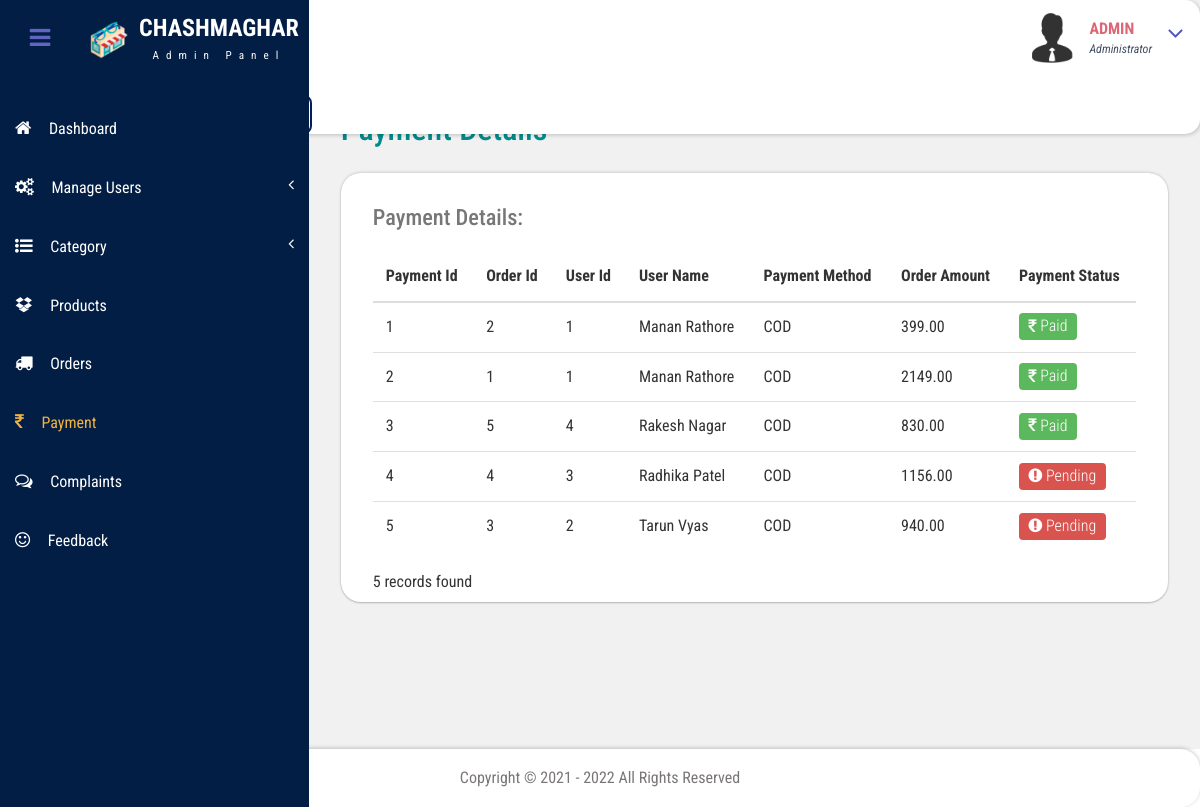
Screenshot of /Admin-Panel/payment.php with the database file from the repository.
### tables this page shows
CREATE TABLE `payment_tbl` (
  `payment_id` int(11) NOT NULL,
  `order_id` int(11) NOT NULL,
  `user_id` int(11) NOT NULL,
  `payment_method` varchar(20) NOT NULL DEFAULT 'COD',
  `payment_status` tinyint(1) NOT NULL
);

CREATE TABLE `user_tbl` (
  `user_id` int(5) NOT NULL,
  `user_email` varchar(30) NOT NULL,
  `user_name` varchar(30) NOT NULL,
  `user_dob` date NOT NULL,
  `user_gender` varchar(6) NOT NULL,
  `user_phone` bigint(10) NOT NULL,
  `user_address1` varchar(150) NOT NULL,
  `user_address2` varchar(150) NOT NULL,
  `user_pincode` int(6) NOT NULL,
  `user_status` tinyint(1) NOT NULL
);

CREATE TABLE `order_mst` (
  `order_id` int(5) NOT NULL,
  `user_id` int(5) NOT NULL,
  `order_datetime` datetime NOT NULL,
  `order_status` varchar(20) NOT NULL,
  `order_total` decimal(8,2) NOT NULL
);

### Admin-Panel/payment.php (the view, shortened to what this page needs)
<!DOCTYPE HTML>
<html>
    <head>
        <link href="css/bootstrap.css" rel='stylesheet' type='text/css' />
        <link href="css/style.css" rel='stylesheet' type='text/css' />
        <link href="css/font-awesome.css" rel="stylesheet">
        <link href="css/animate.css" rel="stylesheet" type="text/css" media="all">
        <link href="css/custom.css" rel="stylesheet">
    </head>
    <body class="cbp-spmenu-push">
        <div class="main-content">
            <?php
            include './themepart/sidebar.php';
            ?>
            <?php
            include './themepart/header.php';
            ?>
            <div id="page-wrapper">
                <div class="main-page">
                    <div class="tables">
                        <h3 class="title1">Payment Details</h3>
                        <div class="panel-body widget-shadow">
                            <h4>Payment Details:</h4>
                            <table class="table table-hover">
                                <thead>
                                    <tr>
                                        <th>Payment Id</th>
                                        <th>Order Id</th>
                                        <th>User Id</th>
                                        <th>User Name</th>
                                        <th>Payment Method</th>
                                        <th>Order Amount</th>
                                        <th>Payment Status </th>
                                    </tr>
                                </thead>
                                <tbody>
                                    <?php
                                    $que1 = ("SELECT * FROM `payment_tbl` WHERE 1");
                                    $select = mysqli_query($conn, $que1) or die(mysqli_error($conn));
                                    while ($payrow = mysqli_fetch_array($select)) {
                                        echo "<tr>";
                                        echo "<td>{$payrow['payment_id']}</td>";
                                        echo "<td>{$payrow['order_id']}</td>";
                                        echo "<td>{$payrow['user_id']}</td>";
                                        $user_id = $payrow['user_id'];
                                        $select1 = mysqli_query($conn, "select * from user_tbl where user_id = $user_id") or die(mysqli_error($conn));
                                        $userrow = mysqli_fetch_array($select1);
                                        echo "<td>{$userrow['user_name']}</td>";
                                        echo "<td>{$payrow['payment_method']}</td>";
                                        $order_id = $payrow['order_id'];
                                        $select1 = mysqli_query($conn, "select * from order_mst where order_id = $order_id") or die(mysqli_error($conn));
                                        $orderrow = mysqli_fetch_array($select1);
                                        echo "<td>{$orderrow['order_total']}</td>";
                                        if ($payrow['payment_status'] == 0) {
                                            echo "<td><a class='label label-danger' style='font-size:100% !important;font-weight: 300 !important;' ><i class='fa fa-exclamation-circle'></i> Pending</a></td>";
                                        } else {
                                            echo "<td><a class='label label-success' style='font-size:100% !important;font-weight: 300 !important;' ><i class='fa fa-rupee'></i> Paid</a></td>";
                                        }
                                        echo "</tr>";
                                    }
                                    ?>
                                </tbody>
                            </table>
                                    <?php
                                    $count = mysqli_num_rows($select);
                                    echo $count . " records found";
                                    ?>
                        </div>
                    </div>
                </div>
            </div>
<?php
include './themepart/footer.php';
?>
        </div>
    </body>
</html>

### Admin-Panel/css/custom.css (style rules this page uses)
#page-wrapper { padding:7em 2em 2.5em; background-color: #F1F1F1; }

### rows the page displays
payment_tbl: payment_id "1", order "2", user "1", user.user_name "Manan Rathore", payment_method "COD", order.order_total "399.00", payment_status 1 (drawn)
payment_tbl: payment_id "2", order "1", user "1", user.user_name "Manan Rathore", payment_method "COD", order.order_total "2149.00", payment_status 1 (drawn)
payment_tbl: payment_id "3", order "5", user "4", user.user_name "Rakesh Nagar", payment_method "COD", order.order_total "830.00", payment_status 1 (drawn)
payment_tbl: payment_id "4", order "4", user "3", user.user_name "Radhika Patel", payment_method "COD", order.order_total "1156.00", payment_status 0 (drawn)
payment_tbl: payment_id "5", order "3", user "2", user.user_name "Tarun Vyas", payment_method "COD", order.order_total "940.00", payment_status 0 (drawn)

### other values shown
$count "5"
